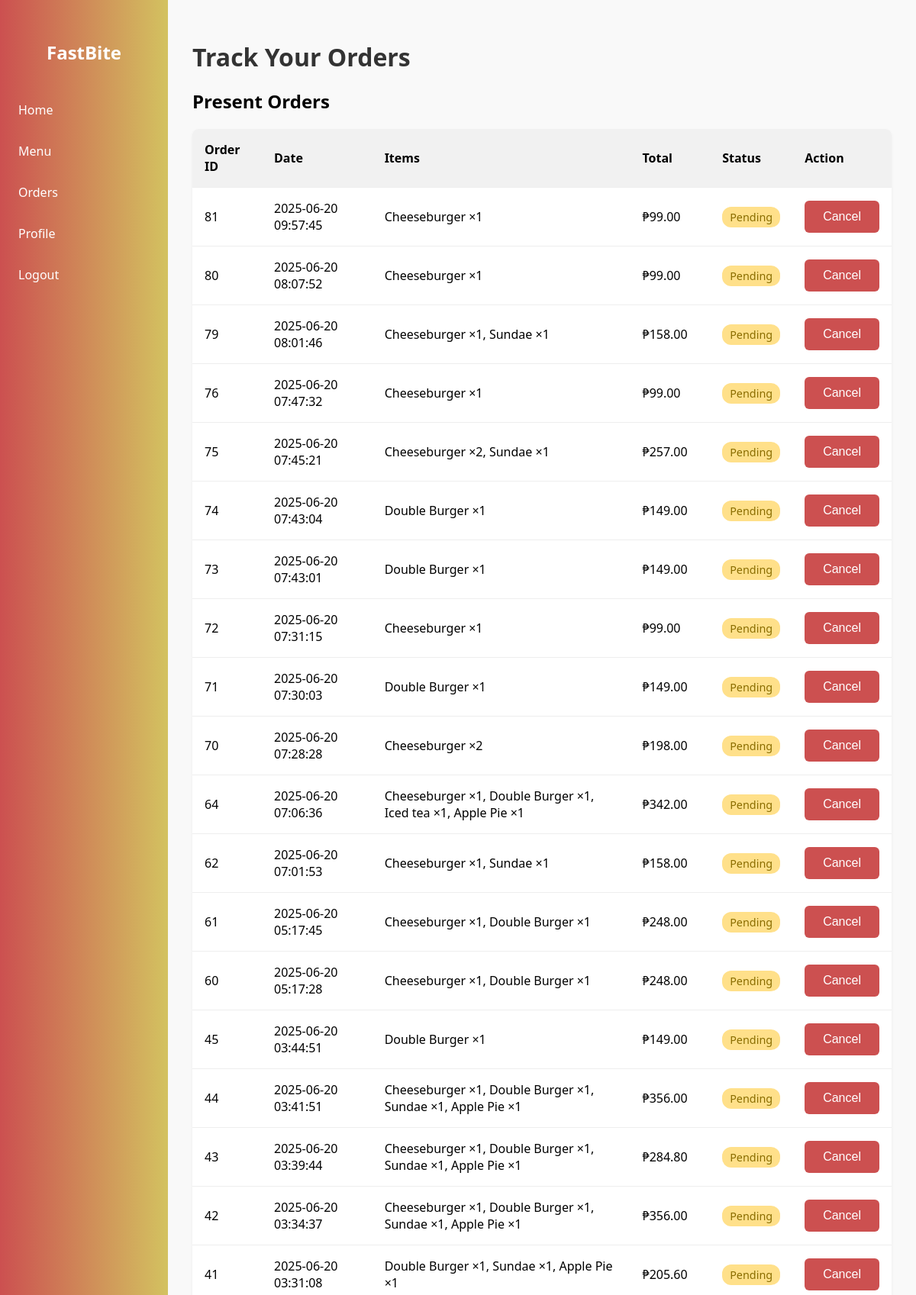
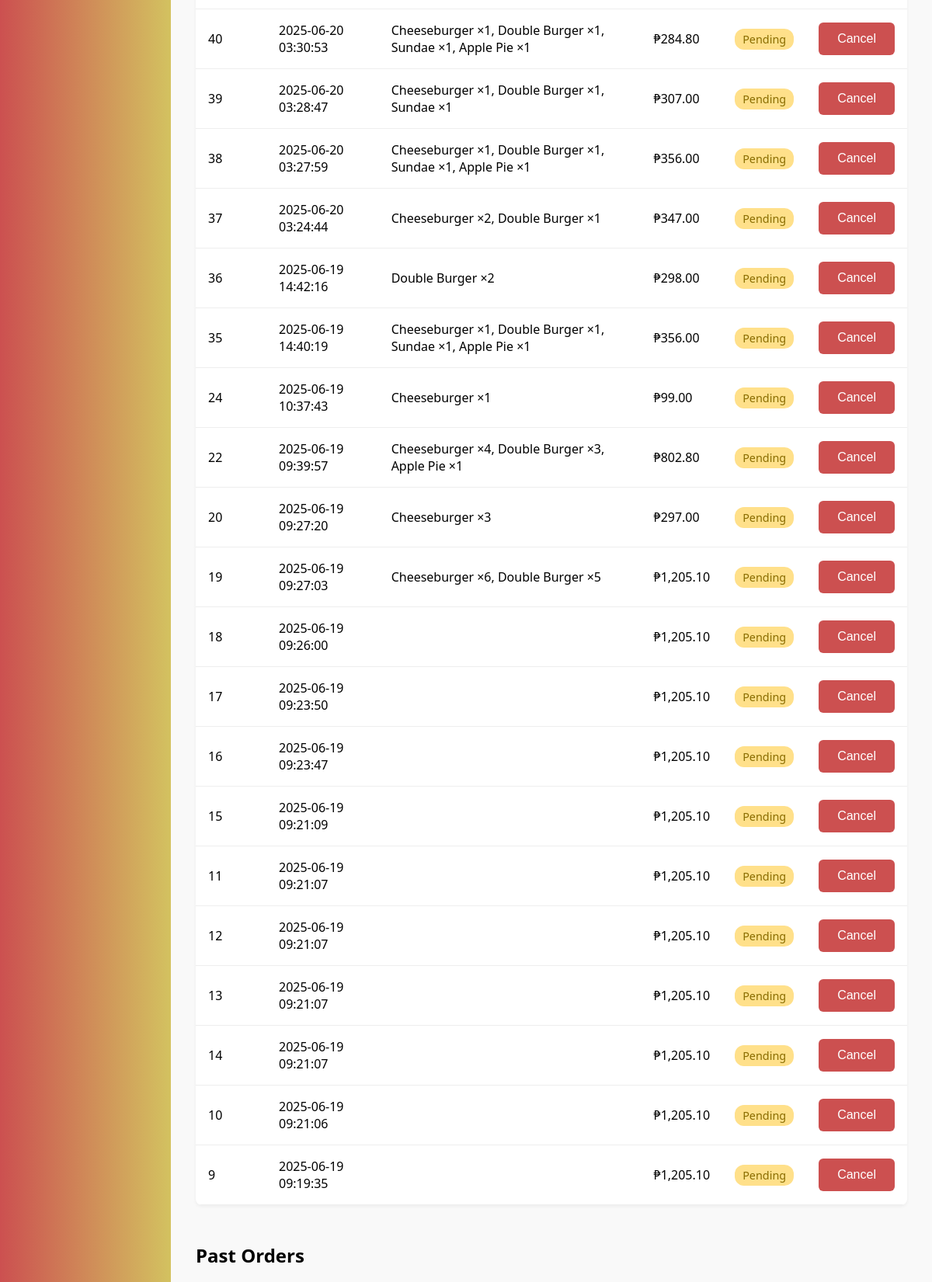
/track-order.php (signed in, upper part), run on the app's committed database (2 pictures, top to bottom).
### tables this page shows
CREATE TABLE `order` (
  `order_id` int(11) NOT NULL,
  `customer_id` int(11) NOT NULL,
  `employee_id` int(11) DEFAULT NULL,
  `order_date` datetime NOT NULL DEFAULT current_timestamp(),
  `order_status` varchar(50) NOT NULL DEFAULT 'Pending',
  `total_amount` decimal(10,2) NOT NULL
);

CREATE TABLE `menu` (
  `item_id` int(11) NOT NULL,
  `item_name` varchar(100) NOT NULL,
  `description` text DEFAULT NULL,
  `category` varchar(50) DEFAULT NULL,
  `price` decimal(10,2) NOT NULL,
  `availability` tinyint(1) DEFAULT 1,
  `preparation_time` int(11) DEFAULT NULL,
  `images` longblob DEFAULT NULL
);

CREATE TABLE `order_details` (
  `orderdetail_id` int(11) NOT NULL,
  `order_id` int(11) NOT NULL,
  `item_id` int(11) NOT NULL,
  `quantity` int(11) NOT NULL,
  `subtotal` decimal(10,2) NOT NULL
);

### track-order.php (the view, shortened to what this page needs)
<?php
include('includes/config.php');
$customer_id = $_SESSION['user_id'];
$stmt = $dbh->prepare("SELECT o.order_id, o.order_date, o.order_status, o.total_amount FROM `order` o WHERE o.customer_id = ? ORDER BY o.order_date DESC");
$stmt->execute([$customer_id]);
$orders_result = $stmt->fetchAll(PDO::FETCH_ASSOC);
$orders = [];
foreach ($orders_result as $row) {
    $order_id = $row['order_id'];
    $item_stmt = $dbh->prepare("SELECT m.item_name, od.quantity FROM order_details od JOIN menu m ON od.item_id = m.item_id WHERE od.order_id = ?");
    $item_stmt->execute([$order_id]);
    $items_result = $item_stmt->fetchAll(PDO::FETCH_ASSOC);
    $items = [];
    foreach ($items_result as $item) {
        $items[] = [
            'name' => $item['item_name'],
            'quantity' => (int)$item['quantity']
        ];
    }
    $orders[] = [
        'id' => $row['order_id'],
        'date' => $row['order_date'],
        'status' => strtolower($row['order_status']),
        'total' => (float)$row['total_amount'],
        'items' => $items
    ];
}
?>
<!DOCTYPE html>
<html lang="en">
<head>
  <link rel="stylesheet" href="https://cdnjs.cloudflare.com/ajax/libs/font-awesome/6.5.0/css/all.min.css">
</head>
<body>
  <nav class="sidebar">
    <h2>FastBite</h2>
    <ul>
      <li><a href="customer-dashboard.php">Home</a></li>
      <li><a href="menu.php">Menu</a></li>
      <li><a href="track-order.php" class="active">Orders</a></li>
      <li><a href="profile.php">Profile</a></li>
      <li><a href="logout.php">Logout</a></li>
    </ul>
  </nav>
  <div class="main">
    <h1>Track Your Orders</h1>
    <div class="section">
      <h2>Present Orders</h2>
      <table id="present-orders">
        <thead>
          <tr>
            <th>Order ID</th>
            <th>Date</th>
            <th>Items</th>
            <th>Total</th>
            <th>Status</th>
            <th>Action</th>
          </tr>
        </thead>
        <tbody>
        <?php foreach ($orders as $order): ?>
          <?php if ($order['status'] === 'pending'): ?>
            <tr>
              <td><?= $order['id'] ?></td>
              <td><?= $order['date'] ?></td>
              <td><?php echo implode(', ', array_map(function($i){return $i['name'].' ×'.$i['quantity'];}, $order['items'])); ?></td>
              <td>₱<?= number_format($order['total'], 2) ?></td>
              <td><span class="status <?= $order['status'] ?>"><?= $order['status'] ?></span></td>
              <td>
                <form method="POST" style="display:inline;">
                  <button class="btn-cancel" type="submit" onclick="return confirm('Cancel this order?')">Cancel</button>
                </form>
              </td>
            </tr>
          <?php endif; ?>
        <?php endforeach; ?>
        </tbody>
      </table>
    </div>
    <div class="section">
      <h2>Past Orders</h2>
    </div>
  </div>
</body>
</html>

### track-order.php (style rules this page uses)
:root { --sidebar-width: 220px; --primary: #cc5050; --secondary: #d3c260; --bg-light: #f9f9f9; --text-dark: #333; --badge-radius: 12px; }
body { display: flex; margin: 0; font-family: "Segoe UI", sans-serif; background: var(--bg-light); }
.sidebar { width: var(--sidebar-width); background: linear-gradient(to right, var(--primary), var(--secondary)); color: white; padding-top: 2rem; position: fixed; top: 0; bottom: 0; left: 0; }
.sidebar h2 { text-align: center; margin-bottom: 2rem; }
.sidebar ul { list-style: none; padding: 0; }
.sidebar ul li a { color: white; text-decoration: none; padding: 1rem 1.5rem; display: block; }
.main { margin-left: var(--sidebar-width); padding: 2rem; flex: 1; }
h1 { color: var(--text-dark); margin-bottom: 1rem; }
.section { margin-bottom: 3rem; }
table { width: 100%; border-collapse: collapse; margin-top: 1rem; background: white; box-shadow: 0 2px 4px rgba(0,0,0,0.05); border-radius: 8px; overflow: hidden; }
th, td { padding: 1rem; text-align: left; border-bottom: 1px solid #eee; }
th { background: #f1f1f1; }
.status { display: inline-block; padding: 4px 10px; border-radius: var(--badge-radius); font-size: 0.9rem; text-transform: capitalize; }
.pending { background: #ffe08a; color: #8a6d00; }
button { background: var(--primary); color: white; padding: 0.75rem 1.5rem; border: none; border-radius: 6px; cursor: pointer; font-size: 1rem; }

### data on the page
order: order_id "81", order_date "2025-06-20 09:57:45", total "99.00", status "Pending"
menu: item_name.quantity "Cheeseburger ×1", item_name.quantity "Cheeseburger ×2", item_name.quantity "Cheeseburger ×3"
order: order_id "80", order_date "2025-06-20 08:07:52", total "99.00", order_status "Pending"
order: order_id "79", order_date "2025-06-20 08:01:46", items "Cheeseburger ×1, Sundae ×1", total "158.00", order_status "Pending"
order: order_id "76", order_date "2025-06-20 07:47:32", total "99.00", order_status "Pending"
order: order_id "75", order_date "2025-06-20 07:45:21", items "Cheeseburger ×2, Sundae ×1", total "257.00", order_status "Pending"
order: order_id "74", order_date "2025-06-20 07:43:04", total "149.00", order_status "Pending"
menu: item_name.quantity "Double Burger ×1", item_name.quantity "Double Burger ×2"
order: order_id "73", order_date "2025-06-20 07:43:01", total "149.00", order_status "Pending"
order: order_id "72", order_date "2025-06-20 07:31:15", total "99.00", order_status "Pending"
order: order_id "71", order_date "2025-06-20 07:30:03", total "149.00", order_status "Pending"
order: order_id "70", order_date "2025-06-20 07:28:28", total "198.00", order_status "Pending"
order: order_id "64", order_date "2025-06-20 07:06:36", items "Cheeseburger ×1, Double Burger ×1, Iced tea ×1, Apple Pie ×1", total "342.00", order_status "Pending"
order: order_id "62", order_date "2025-06-20 07:01:53", items "Cheeseburger ×1, Sundae ×1", total "158.00", order_status "Pending"
order: order_id "61", order_date "2025-06-20 05:17:45", items "Cheeseburger ×1, Double Burger ×1", total "248.00", order_status "Pending"
order: order_id "60", order_date "2025-06-20 05:17:28", items "Cheeseburger ×1, Double Burger ×1", total "248.00", order_status "Pending"
order: order_id "45", order_date "2025-06-20 03:44:51", total "149.00", order_status "Pending"
order: order_id "44", order_date "2025-06-20 03:41:51", items "Cheeseburger ×1, Double Burger ×1, Sundae ×1, Apple Pie ×1", total "356.00", order_status "Pending"
order: order_id "43", order_date "2025-06-20 03:39:44", items "Cheeseburger ×1, Double Burger ×1, Sundae ×1, Apple Pie ×1", total "284.80", order_status "Pending"
order: order_id "42", order_date "2025-06-20 03:34:37", items "Cheeseburger ×1, Double Burger ×1, Sundae ×1, Apple Pie ×1", total "356.00", order_status "Pending"
order: order_id "41", order_date "2025-06-20 03:31:08", items "Double Burger ×1, Sundae ×1, Apple Pie ×1", total "205.60", order_status "Pending"
order: order_id "40", order_date "2025-06-20 03:30:53", items "Cheeseburger ×1, Double Burger ×1, Sundae ×1, Apple Pie ×1", total "284.80", order_status "Pending"
order: order_id "39", order_date "2025-06-20 03:28:47", items "Cheeseburger ×1, Double Burger ×1, Sundae ×1", total "307.00", order_status "Pending"
order: order_id "38", order_date "2025-06-20 03:27:59", items "Cheeseburger ×1, Double Burger ×1, Sundae ×1, Apple Pie ×1", total "356.00", order_status "Pending"
order: order_id "37", order_date "2025-06-20 03:24:44", items "Cheeseburger ×2, Double Burger ×1", total "347.00", status "Pending"
order: order_id "36", order_date "2025-06-19 14:42:16", total "298.00", status "Pending"
order: order_id "35", order_date "2025-06-19 14:40:19", items "Cheeseburger ×1, Double Burger ×1, Sundae ×1, Apple Pie ×1", total "356.00", status "Pending"
order: order_id "24", order_date "2025-06-19 10:37:43", total "99.00", status "Pending"
order: order_id "22", order_date "2025-06-19 09:39:57", items "Cheeseburger ×4, Double Burger ×3, Apple Pie ×1", total "802.80", status "Pending"
order: order_id "20", order_date "2025-06-19 09:27:20", total "297.00", status "Pending"
order: order_id "19", order_date "2025-06-19 09:27:03", items "Cheeseburger ×6, Double Burger ×5", total "1,205.10", status "Pending"
order: order_id "18", order_date "2025-06-19 09:26:00", total "1,205.10", status "Pending"
order: order_id "17", order_date "2025-06-19 09:23:50", total "1,205.10", status "Pending"
order: order_id "16", order_date "2025-06-19 09:23:47", total "1,205.10", status "Pending"
order: order_id "15", order_date "2025-06-19 09:21:09", total "1,205.10", status "Pending"
order: order_id "11", order_date "2025-06-19 09:21:07", total "1,205.10", status "Pending"
order: order_id "12", order_date "2025-06-19 09:21:07", total "1,205.10", status "Pending"
order: order_id "13", order_date "2025-06-19 09:21:07", total "1,205.10", status "Pending"
order: order_id "14", order_date "2025-06-19 09:21:07", total "1,205.10", status "Pending"
order: order_id "10", order_date "2025-06-19 09:21:06", total "1,205.10", status "Pending"
order: order_id "9", order_date "2025-06-19 09:19:35", total "1,205.10", status "Pending"
